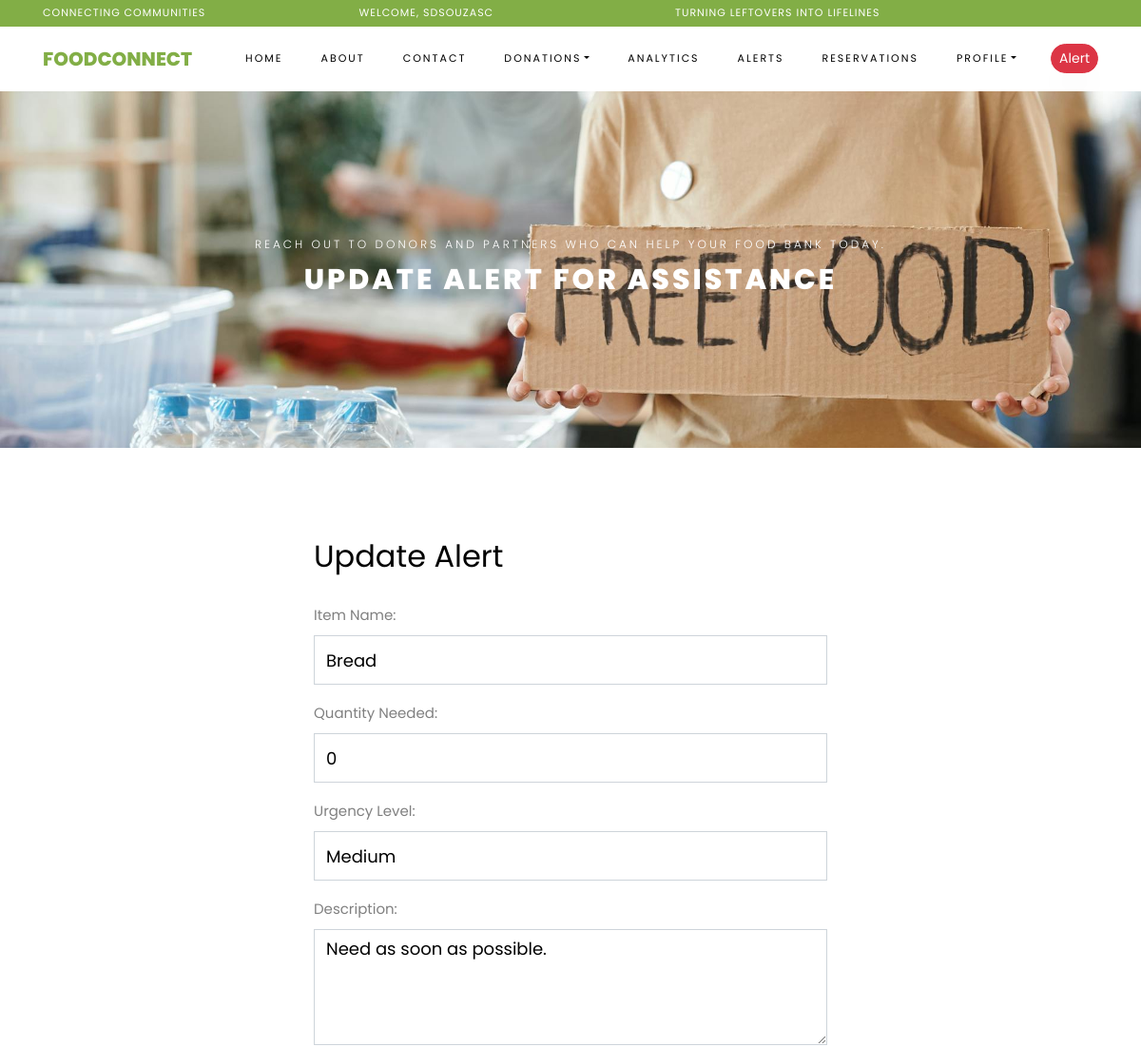
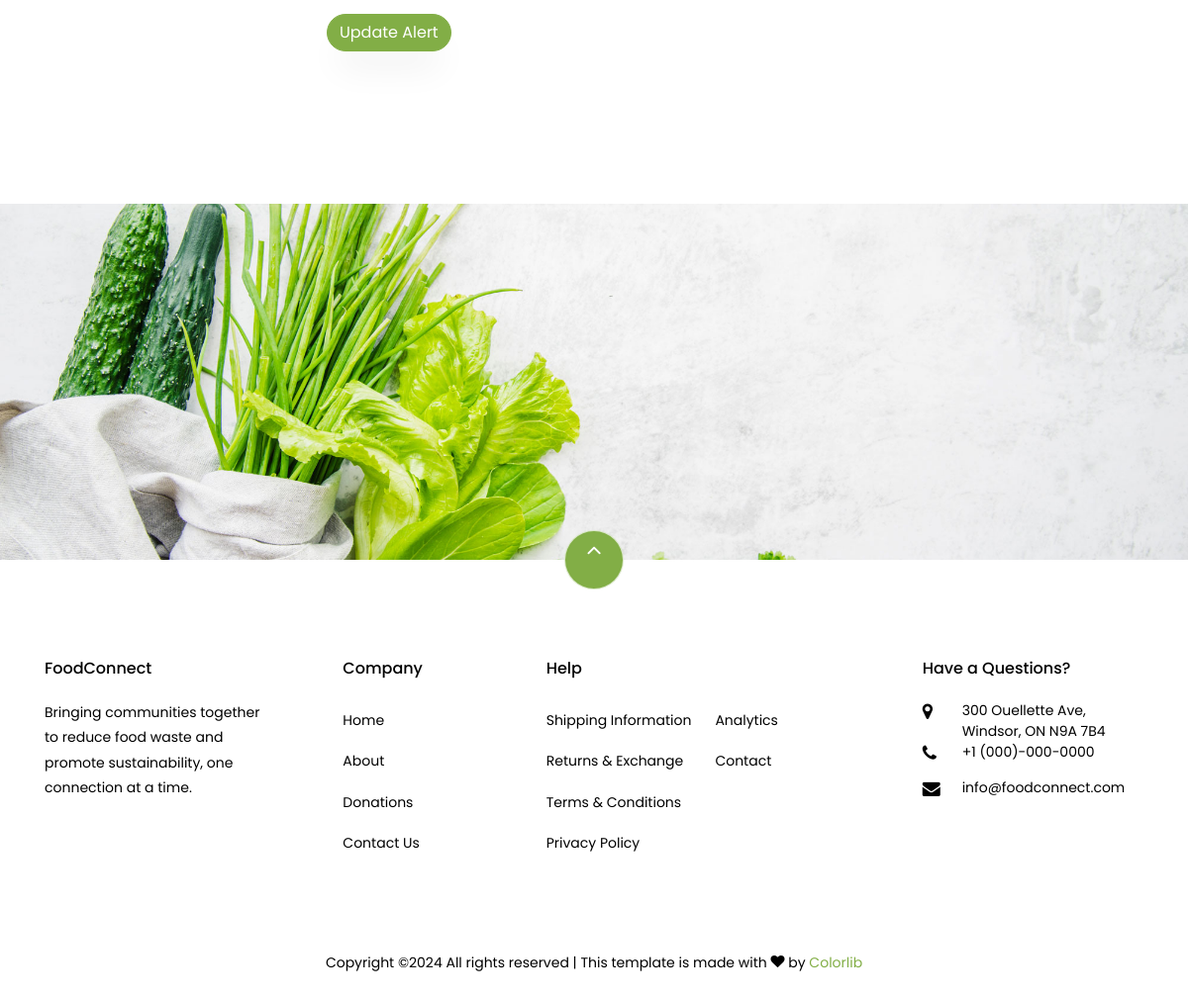
Screenshot of /alerts/alerts/7/update/ (signed in) with the database file from the repository (2 pictures, top to bottom).
### alerts/models.py (models this page shows, shortened)
class Alert(models.Model):
    item_name = models.CharField(max_length=100)
    original_quantity = models.PositiveIntegerField(default=0)
    quantity_needed = models.PositiveIntegerField()
    urgency_level = models.CharField(
        max_length=20,
        choices=[('low', 'Low'), ('medium', 'Medium'), ('high', 'High')],
        default='medium'
    )
    created_by = models.ForeignKey(
        User,
        on_delete=models.SET_NULL,
        null=True,
        related_name="created_alerts"
    )
    date_created = models.DateTimeField(auto_now_add=True)
    description = models.TextField(blank=True, null=True)
    is_active = models.BooleanField(default=True)
    last_updated = models.DateTimeField(auto_now=True)

### alerts/views.py (the view)
# urls.py: path('alerts/<int:alert_id>/update/', views.update_alert, name='update_alert'),
@login_required
def update_alert(request, alert_id):
    alert = get_object_or_404(Alert, id=alert_id, created_by=request.user)
    if request.method == 'POST':
        form = CreateAlertForm(request.POST)
        if form.is_valid():
            alert.item_name = form.cleaned_data['item_name']
            alert.original_quantity = form.cleaned_data['quantity_needed']
            alert.quantity_needed = form.cleaned_data['quantity_needed']
            alert.urgency_level = form.cleaned_data['urgency_level']
            alert.description = form.cleaned_data['description']
            alert.save()
            messages.success(request, "Alert updated successfully!")
            return redirect('alert_list')
        else:
            messages.error(request, "Form Error.")
    else:
        form = CreateAlertForm(initial={
            'item_name': alert.item_name,
            'quantity_needed': alert.quantity_needed,
            'urgency_level': alert.urgency_level,
            'description': alert.description,
        })
    return render(request, 'webpages/alerts.html', {
        'form': form,
        'alert': alert,
    })

### alerts/forms.py
class CreateAlertForm(forms.Form):
    item_name = forms.CharField(
        label="Item Name",
        max_length=100,
        widget=forms.TextInput(attrs={'class': 'form-control', 'placeholder': 'Specify the name of the item needed.'})
    )
    quantity_needed = forms.IntegerField(
        label="Quantity Needed",
        widget=forms.NumberInput(attrs={'class': 'form-control', 'placeholder': 'Provide an estimated amount required'})
    )
    urgency_level = forms.ChoiceField(
        label="Urgency Level",
        choices=[('low', 'Low'), ('medium', 'Medium'), ('high', 'High')],
        initial='medium',
        widget=forms.Select(attrs={'class': 'form-control'})
    )
    description = forms.CharField(
        label="Description",
        required=False,
        widget=forms.Textarea(attrs={'class': 'form-control', 'placeholder': 'Add any additional details to clarify your request.', 'rows': 4})
    )

### templates/webpages/alerts.html (shortened to what this page needs)
{% extends 'webpages/base.html' %}
{% load static %}
{% block content %}
    <div class="hero-wrap hero-bread" style="background-image: url('{% static "images/alert-bg.jpg" %}');">
      <div class="container">
        <div class="row no-gutters slider-text align-items-center justify-content-center">
          <div class="col-md-9 ftco-animate text-center">
          	<p class="breadcrumbs">
                <span>Reach out to donors and partners who can help your food bank today.</span>
            </p>
              {% if alert %}
                  <p class="mb-0 bread">Update Alert for Assistance</p>
              {% else %}
                  <p class="mb-0 bread">Submit an Alert for Assistance</p>
              {% endif %}
          </div>
        </div>
      </div>
    </div>
    <section class="ftco-section testimony-section">
      <div class="container">
        <div class="row mb-5 pb-3">
          <div class="col-md-6 offset-md-3">
              {% if alert %}
                  <h2 class="mb-4">Update Alert</h2>
              {% else %}
                  <h2 class="mb-4">Please Submit your Request</h2>
                  <p>If your food bank is in need of specific items or resources, submit a detailed alert to notify donors. FoodConnect empowers you to connect with supporters quickly and efficiently, ensuring no one in your community goes without.</p>
              {% endif %}
              <form method="post" action="">
                {{ form.as_p }}
                <button type="submit" class="btn btn-primary">
                     {% if alert %}
                         Update Alert
                     {% else %}
                         Submit Alert
                     {% endif %}
                </button>
              </form>
          </div>
        </div>
      </div>
    </section>
{% endblock %}

### templates/webpages/base.html (shortened to what this page needs)
{% load static %}
<!DOCTYPE html>
<html lang="en">
  <head>
    <link href="https://cdn.jsdelivr.net/npm/bootstrap@5.2.3/dist/css/bootstrap.min.css" rel="stylesheet">
      <link rel="stylesheet" href="{% static 'css/animate.css' %}">
    <link rel="stylesheet" href="{% static 'css/owl.carousel.min.css' %}">
    <link rel="stylesheet" href="{% static 'css/owl.theme.default.min.css' %}">
    <link rel="stylesheet" href="{% static 'css/magnific-popup.css' %}">
    <link rel="stylesheet" href="{% static 'css/aos.css' %}">
    <link rel="stylesheet" href="{% static 'css/ionicons.min.css' %}">
    <link rel="stylesheet" href="{% static 'css/bootstrap-datepicker.css' %}">
    <link rel="stylesheet" href="{% static 'css/jquery.timepicker.css' %}">
    <link rel="stylesheet" href="{% static 'css/flaticon.css' %}">
    <link rel="stylesheet" href="{% static 'css/icomoon.css' %}">
    <link rel="stylesheet" href="{% static 'css/style.css' %}">
      <link href="https://cdnjs.cloudflare.com/ajax/libs/font-awesome/5.15.4/css/all.min.css" rel="stylesheet">
  </head>
  <body class="goto-here">
    <div class="py-1 bg-primary">
    	<div class="container">
    		<div class="row no-gutters d-flex align-items-start align-items-center px-md-0">
	    		<div class="col-lg-12 d-block">
		    		<div class="row d-flex">
		    			<div class="col-md pr-4 d-flex topper align-items-center">
						    <span class="text">Connecting Communities</span>
					    </div>
					    <div class="col-md pr-4 d-flex topper align-items-center">
						    {% if request.user.is_authenticated %}
                                <span class="text">Welcome, {{ request.user.username }}</span>
                            {% else %}
                                <span class="text">Promoting Sustainability</span>
                            {% endif %}
					    </div>
					    <div class="col-md-5 pr-4 d-flex topper align-items-center">
						    <span class="text">Turning Leftovers into Lifelines</span>
					    </div>
				    </div>
			    </div>
		    </div>
		  </div>
    </div>
    {%  include 'webpages/navbar.html' %}
        {% block content %}
        {% endblock %}
    <section class="ftco-section img" style="background-image: url('{% static "images/bg_3.jpg" %}');">
    	<div class="container">
            <div class="row justify-content-end">
            </div>
    	</div>
    </section>
    <footer class="ftco-footer ftco-section">
      <div class="container">
      	<div class="row">
      		<div class="mouse">
                <a href="#" class="mouse-icon">
                    <div class="mouse-wheel"><span class="ion-ios-arrow-up"></span></div>
                </a>
            </div>
      	</div>
        <div class="row mb-5">
          <div class="col-md">
            <div class="ftco-footer-widget mb-4">
              <h2 class="ftco-heading-2">FoodConnect</h2>
              <p>Bringing communities together to reduce food waste and promote sustainability, one connection at a time.</p>
            </div>
          </div>
          <div class="col-md">
            <div class="ftco-footer-widget mb-4 ml-md-5">
              <h2 class="ftco-heading-2">Company</h2>
              <ul class="list-unstyled">
                <li><a href="{% url 'landing' %}" class="py-2 d-block">Home</a></li>
                <li><a href="{% url 'about' %}" class="py-2 d-block">About</a></li>
                <li><a href="{% url 'donations' %}" class="py-2 d-block">Donations</a></li>
                <li><a href="{% url 'contact_us' %}"class="py-2 d-block">Contact Us</a></li>
              </ul>
            </div>
          </div>
          <div class="col-md-4">
             <div class="ftco-footer-widget mb-4">
              <h2 class="ftco-heading-2">Help</h2>
              <div class="d-flex">
	              <ul class="list-unstyled mr-l-5 pr-l-3 mr-4">
	                <li><a href="#" class="py-2 d-block">Shipping Information</a></li>
	                <li><a href="#" class="py-2 d-block">Returns &amp; Exchange</a></li>
	                <li><a href="#" class="py-2 d-block">Terms &amp; Conditions</a></li>
	                <li><a href="#" class="py-2 d-block">Privacy Policy</a></li>
	              </ul>
	              <ul class="list-unstyled">
	                <li><a href="#" class="py-2 d-block">Analytics</a></li>
	                <li><a href="#" class="py-2 d-block">Contact</a></li>
	              </ul>
	            </div>
            </div>
          </div>
          <div class="col-md">
            <div class="ftco-footer-widget mb-4">
            	<h2 class="ftco-heading-2">Have a Questions?</h2>
            	<div class="block-23 mb-3">
	              <ul>
	                <li><span class="icon icon-map-marker"></span><span class="text">300 Ouellette Ave, Windsor, ON N9A 7B4</span></li>
	                <li><a href="#"><span class="icon icon-phone"></span><span class="text">+1 (000)-000-0000</span></a></li>
	                <li><a href="#"><span class="icon icon-envelope"></span><span class="text">info@foodconnect.com</span></a></li>
	              </ul>
	            </div>
            </div>
          </div>
        </div>
        <div class="row">
          <div class="col-md-12 text-center">
            <p>
                Copyright &copy;<script>document.write(new Date().getFullYear());</script> All rights reserved | This template is made with <i class="icon-heart color-danger" aria-hidden="true"></i> by <a href="https://colorlib.com" target="_blank">Colorlib</a>
            </p>
          </div>
        </div>
      </div>
    </footer>
  </body>
</html>

### static/css/icomoon.css (style rules this page uses)
[class^="icon-"], [class*=" icon-"] { font-family: 'icomoon' !important; speak: none; font-style: normal; font-weight: normal; font-variant: normal; text-transform: none; line-height: 1; -webkit-font-smoothing: antialiased; -moz-osx-font-smoothing: grayscale; }
.icon-heart:before { content: "\f004"; }
.icon-map-marker:before { content: "\f041"; }
.icon-phone:before { content: "\f095"; }
.icon-envelope:before { content: "\f0e0"; }

### rows the page displays
Alert: item_name "Bread", quantity_needed "0", urgency_level "Medium", description "Need as soon as possible."

### other values shown
{{ request.user.username }} "SDSOUZASC"
